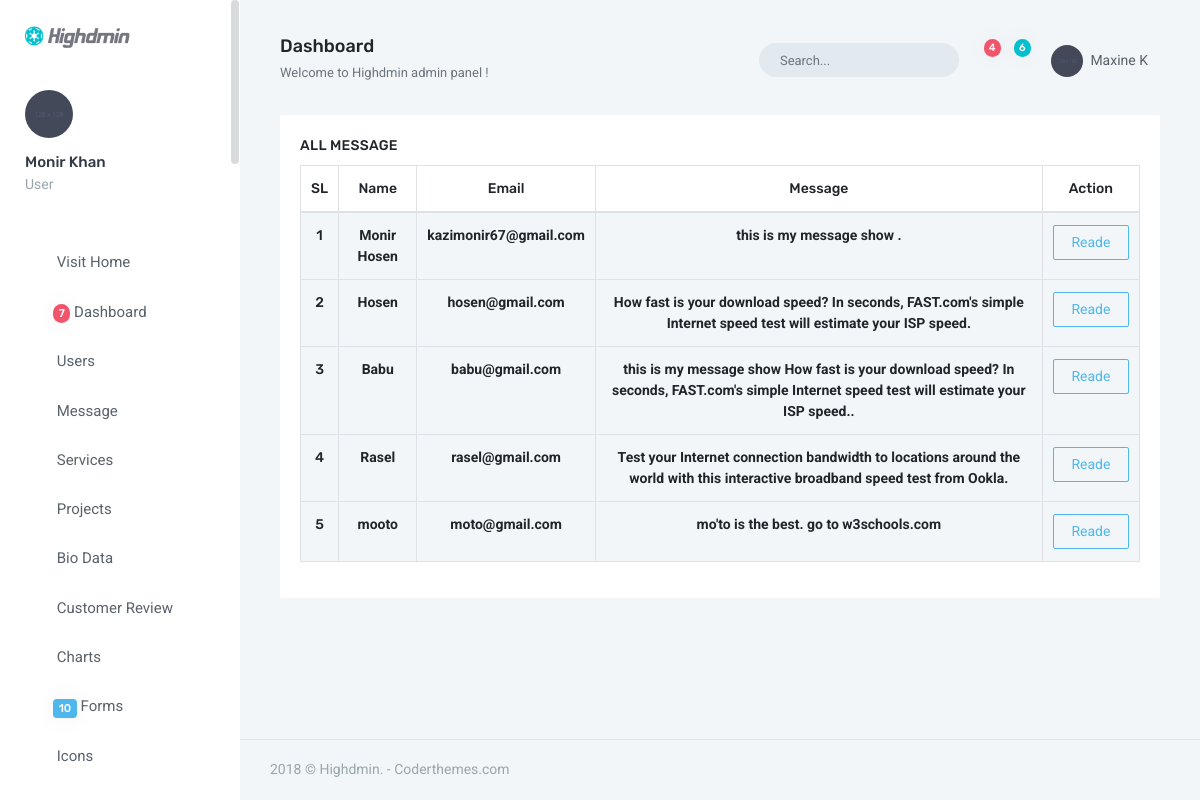
The app's page /WEB_DEV_2002/backend/message/message.php (signed in) with its own data.
### tables this page shows
CREATE TABLE `contacts` (
  `id` int(10) UNSIGNED NOT NULL,
  `name` varchar(255) DEFAULT NULL,
  `email` varchar(255) DEFAULT NULL,
  `message` text,
  `status` tinyint(4) NOT NULL DEFAULT '1'
);

### WEB_DEV_2002/backend/message/message.php (the view, shortened to what this page needs)
<?php
    require '../inc/header.php';
    require '../../db.php';
?>
<div class="content">
                    <div class="container-fluid">
                        <div class="row">
                            <div class="col-lg-12">
                                <div class="card-box">
                                    <h4 class="m-t-0 header-title">ALL MESSAGE</h4>
                                    <table class="table table-bordered text-center">
                                        <thead>
                                        <tr>
                                            <th>SL</th>
                                            <th>Name</th>
                                            <th>Email</th>
                                            <th>Message</th>
                                            <th>Action</th>
                                        </tr>
                                        </thead>
                                        <tbody>
                                            <?php
                                            $select="SELECT * FROM contacts ORDER BY id ASC";
                                            $query=mysqli_query($db,$select);
                                            foreach ($query as $key => $value) {
                                                ?>
                                                <tr
                                                    <?php
                                                        if ($value['status']==1) {
                                                            ?>
                                                            style="background:#f3f6f8; font-weight: bold;";
                                                            <?php
                                                        }
                                                    ?>
                                                     class="text-center">
                                                    <th scope="row"><?php echo $key+1?></th>
                                                    <td><?php echo $value['name']?></td>
                                                    <td><?php echo $value['email']?></td>
                                                    <td><?php echo html_entity_decode($value['message'])?></td>
                                                    <td ><a href="status.php?id=<?php echo $value['id']?>" class="btn btn-outline-info">
                                                        <?php echo $value['status']==1?'Reade':'Unreade'?></a>
                                                    </td>
                                                </tr>
                                                <?php
                                            }
                                            ?>
                                        </tbody>
                                    </table>
                                </div>
                            </div>
                        </div>
                    </div>
</div>
<?php require '../inc/footer.php'; ?>

### records on screen
contacts: name "Monir Hosen", email "kazimonir67@gmail.com", message "this is my message show .", status "Reade"
contacts: name "Hosen", email "hosen@gmail.com", message "How fast is your download speed? In seconds, FAST.com's simple Internet speed test will estimate your ISP speed.", status "Reade"
contacts: name "Babu", email "babu@gmail.com", message "this is my message show How fast is your download speed? In seconds, FAST.com's simple Internet speed test will estimate your ISP speed..", status "Reade"
contacts: name "Rasel", email "rasel@gmail.com", message "Test your Internet connection bandwidth to locations around the world with this interactive broadband speed test from Ookla.", status "Reade"
contacts: name "mooto", email "moto@gmail.com", message "mo'to is the best. go to w3schools.com", status "Reade"

### other values on screen
$_SESSION['name'] "Monir Khan"
